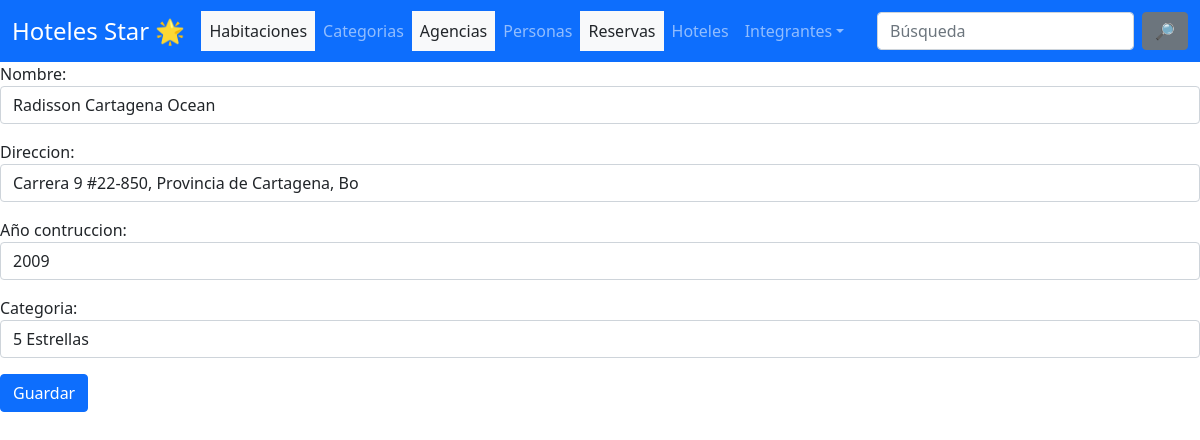
The page /hoteles/actualizar/2/ on the database its author committed.
### apps/Hotel/models.py (models this page shows, shortened)
class Hotel(models.Model):
    Nombre = models.CharField(max_length=100)
    Direccion    = models.CharField(max_length=45)
    Año_contruccion     = models.CharField(max_length=10)
    Categoria = models.ForeignKey(Categoria, on_delete=models.CASCADE)
    class Meta:
        verbose_name = "Hotel"
        verbose_name_plural = "Hoteles"

### apps/Hotel/views.py (the view)
# urls.py: path('actualizar/<int:id_hotel>/', hotelEdit, name='hotelEdit'),
def hotelEdit(request,id_hotel):
    hotel = Hotel.objects.get(pk=id_hotel)
    if request.method == 'GET':
        form = HotelForm(instance=hotel)
    else:
        form = HotelForm(request.POST, instance=hotel)
        if form.is_valid():
            form.save()
        return redirect('Hoteles:index')
    return render(request, 'Hotel/formHotel.html', {'form': form})

### apps/Hotel/form.py
class HotelForm(forms.ModelForm):
    class Meta:
        model = Hotel
        fields = [
            'Nombre',
            'Direccion',
            'Año_contruccion',
            'Categoria'
        ]
        Labels = {
            'Nombre': 'Ingrese Nombre de Agencia',
            'Direccion': 'Ingrese su Direccion',
            'Año_contruccion' :'ingrese el año de construccion',
            'Categoria' :'Ingrese la categoria'
        }
        widgets = {
            'Nombre':forms.TextInput(attrs={'class': 'form-control'}),
            'Direccion' :forms.TextInput(attrs={'class': 'form-control'}),
            'Año_contruccion' :forms.TextInput(attrs={'class': 'form-control'}),
            'Categoria' :forms.Select(attrs={'class': 'form-control'})
        }

### apps/Categoria/models.py (called while the page is built)
    def __str__(self):
        return self.Descripcion

### templates/Hotel/formHotel.html (shortened to what this page needs)
{% extends 'base/base.html' %}
{% block content %}
  <form method="post" >
    {{ form.as_p }}
    <button class="btn btn-primary" type="submit">
        Guardar
    </button>
  </form>
{% endblock %}

### rows shown on the page
Hotel: Nombre "Radisson Cartagena Ocean", Direccion "Carrera 9 #22-850, Provincia de Cartagena, Bo", Año_contruccion "2009", Categoria "5 Estrellas"
